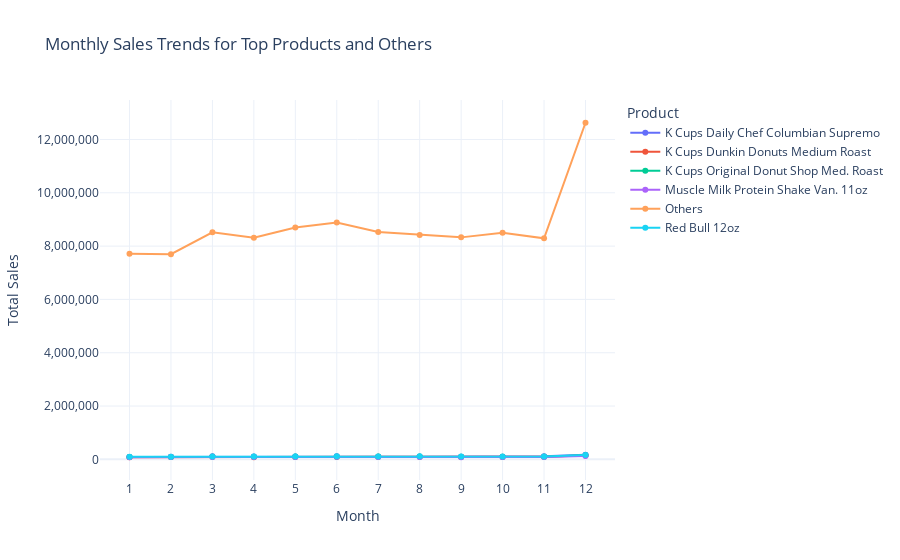

This figure's notebook cell:
### Code cell
# Identify top N products
top_n = 5
top_products = data.groupby('item_name')['total_price'].sum().nlargest(top_n).index

# Create a modified 'item_name' column with 'Others' for non-top products
data['item_name_mod'] = data['item_name'].where(data['item_name'].isin(top_products), 'Others')

# Prepare monthly sales data for top products and 'Others'
monthly_sales_pivot = (
    data.groupby(['month', 'item_name_mod'])['total_price']
    .sum()
    .unstack()
    .fillna(0)
)

fig = go.Figure()

for column in monthly_sales_pivot.columns:
    fig.add_trace(go.Scatter(
        x=monthly_sales_pivot.index,
        y=monthly_sales_pivot[column],
        mode='lines+markers',
        name=column
    ))

fig.update_layout(
    title='Monthly Sales Trends for Top Products and Others',
    xaxis_title='Month',
    yaxis_title='Total Sales',
    xaxis=dict(tickmode='array', tickvals=list(range(1, 13))),
    yaxis=dict(tickformat=','),
    template='plotly_white',
    legend_title='Product'
)

fig.show()

### Figure 1 — Plotly figure (JSON) as saved in the notebook; plotly's stock layout.template omitted (floating-point values rounded to 4 significant figures)
{"data": [{"mode": "lines+markers", "name": "K Cups Daily Chef Columbian Supremo", "type": "scatter", "x": [1, 2, 3, 4, 5, 6, 7, 8, 9, 10, 11, 12], "y": [93121, 96195, 115116, 103562, 104728, 120522, 101071, 98156, 100806, 92909, 117130, 168858]}, {"mode": "lines+markers", "name": "K Cups Dunkin Donuts Medium Roast", "type": "scatter", "x": [1, 2, 3, 4, 5, 6, 7, 8, 9, 10, 11, 12], "y": [81216, 86640, 98448, 83568, 93360, 96288, 102000, 98112, 91440, 94224, 99648, 142896]}, {"mode": "lines+markers", "name": "K Cups Original Donut Shop Med. Roast", "type": "scatter", "x": [1, 2, 3, 4, 5, 6, 7, 8, 9, 10, 11, 12], "y": [93439, 93492, 95188, 100223, 105682, 99481, 112201, 105523, 97361, 97626, 94340, 157781]}, {"mode": "lines+markers", "name": "Muscle Milk Protein Shake Van. 11oz", "type": "scatter", "x": [1, 2, 3, 4, 5, 6, 7, 8, 9, 10, 11, 12], "y": [80020, 92574, 93386, 89276, 92286, 96092, 92094, 88956, 79580, 85534, 87208, 125474]}, {"mode": "lines+markers", "name": "Others", "type": "scatter", "x": [1, 2, 3, 4, 5, 6, 7, 8, 9, 10, 11, 12], "y": [7710746, 7695255, 8516289, 8313126, 8699620, 8887352, 8528835, 8419107, 8327837, 8502421, 8291718, 12627535]}, {"mode": "lines+markers", "name": "Red Bull 12oz", "type": "scatter", "x": [1, 2, 3, 4, 5, 6, 7, 8, 9, 10, 11, 12], "y": [99990, 102740, 103950, 109120, 109450, 121275, 110605, 119790, 111540, 110770, 109340, 163020]}], "layout": {"legend": {"title": {"text": "Product"}}, "title": {"text": "Monthly Sales Trends for Top Products and Others"}, "xaxis": {"tickmode": "array", "tickvals": [1, 2, 3, 4, 5, 6, 7, 8, 9, 10, 11, 12], "title": {"text": "Month"}}, "yaxis": {"tickformat": ",", "title": {"text": "Total Sales"}}}}
